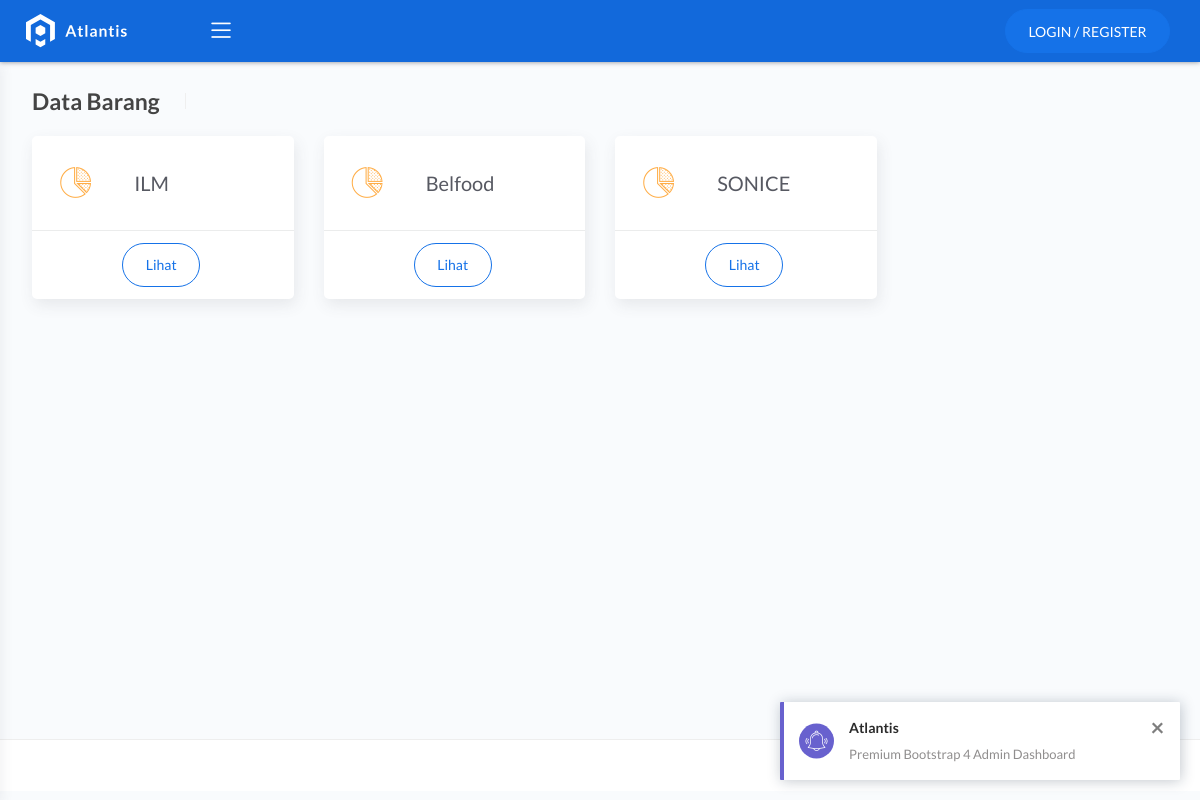
Before: / with the older database file.
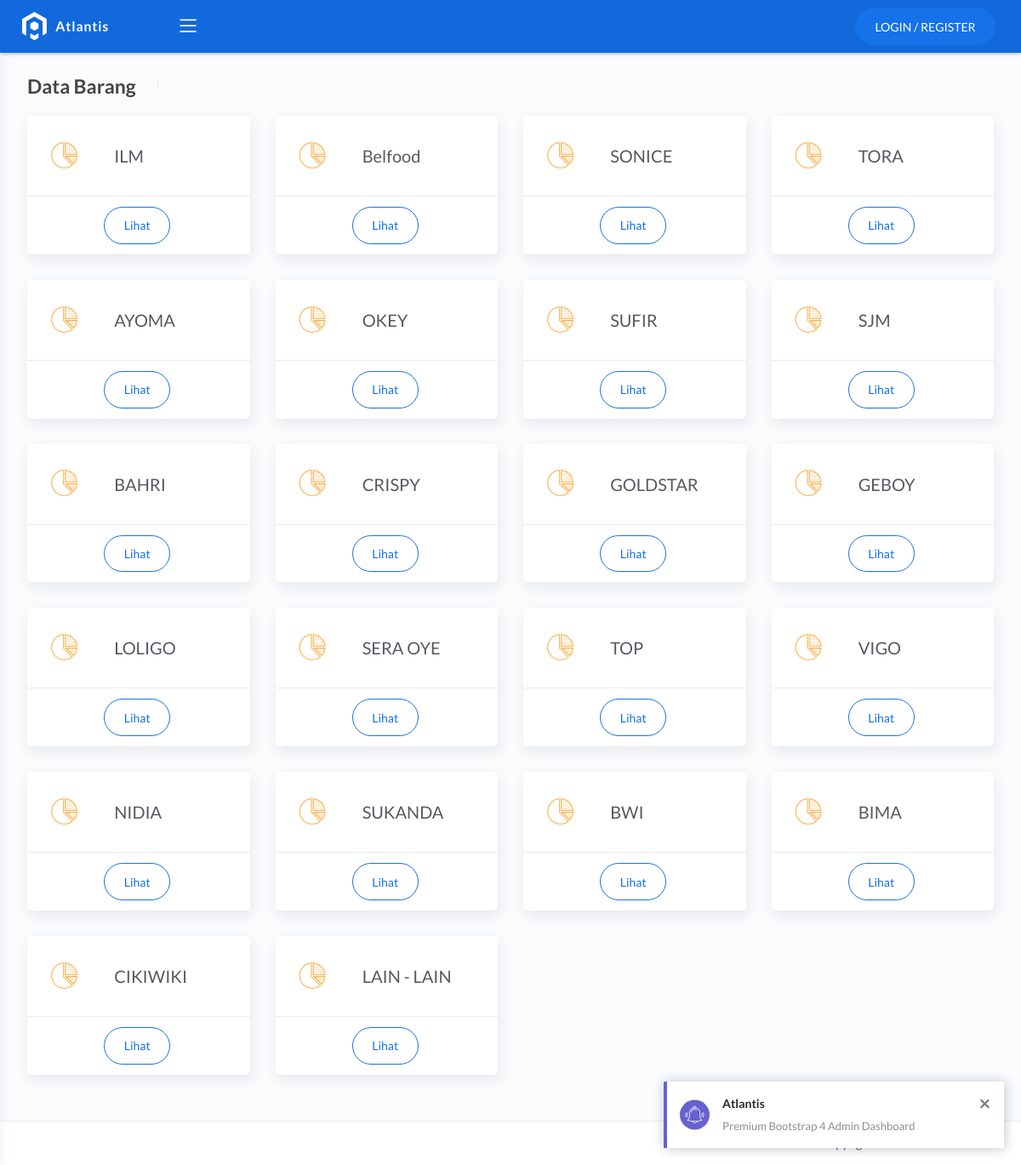
After: the same page with the newer database file.
### tables this page shows
CREATE TABLE `merek` (
  `id_merek` varchar(4) NOT NULL,
  `merek` varchar(30) DEFAULT NULL,
  `kode_merek` varchar(4) DEFAULT NULL
);

### application/controllers/Dashboard.php (called while the page is built, shortened)
<?php
	 class Dashboard extends CI_Controller
	 {
	 	function __construct()
	 	{
	 		$this->load->model("Barangmodel");
	 	}
	 	public function index()
	 		{
	 			$data['barang'] = $this->Barangmodel->getMerek();
				$this->load->view('_partial/headerfront');
				$this->load->view('frontend',$data);
				$this->load->view('_partial/footer');
			}
	 }
 ?>

### index.php (called while the page is built, shortened)
<?php
require_once BASEPATH.'core/CodeIgniter.php';

### application/models/Barangmodel.php (called while the page is built, shortened)
<?php
	class Barangmodel extends CI_Model
	{
		public function getmerek()
		{
			return $this->db->get('merek')->result();
		}
	}
?>

### application/views/frontend.php (the view, shortened to what this page needs)
<div class="main-panel">
			<div class="content">
				<div class="page-inner">
					<div class="page-header">
						<h4 class="page-title">Data Barang</h4>
					</div>
					<div class="row">
					<?php foreach ($barang as $key): ?>
						<div class="col-sm-6 col-md-3">
							<div class="card card-stats card-round">
								<div class="card-body ">
									<div class="row">
										<div class="col-4">
											<div class="icon-big text-center">
												<i class="flaticon-chart-pie text-warning"></i>
											</div>
										</div>
										<div class="col-7 col-stats">
											<div class="numbers">
												<h4 class="card-title"><?php echo $key->merek ?></h4>
											</div>
										</div>
									</div>
								</div>
								<div class="card-footer">
									<div class="col-md-6 ml-auto mr-auto">
										<a href="#" class="btn btn-primary btn-border btn-round btn-md">Lihat</a>
									</div>
								</div>
							</div>
						</div>
					<?php endforeach ?>
					</div>
				</div>
			</div>

Changed rows visible on the page:
added merek: merek "TORA"
added merek: merek "AYOMA"
added merek: merek "OKEY"
added merek: merek "SUFIR"
added merek: merek "SJM"
added merek: merek "BAHRI"
added merek: merek "CRISPY"
added merek: merek "GOLDSTAR"
added merek: merek "GEBOY"
added merek: merek "LOLIGO"
added merek: merek "SERA OYE"
added merek: merek "TOP"
added merek: merek "VIGO"
added merek: merek "NIDIA"
added merek: merek "SUKANDA"
added merek: merek "BWI"
added merek: merek "BIMA"
added merek: merek "CIKIWIKI"
added merek: merek "LAIN - LAIN"
